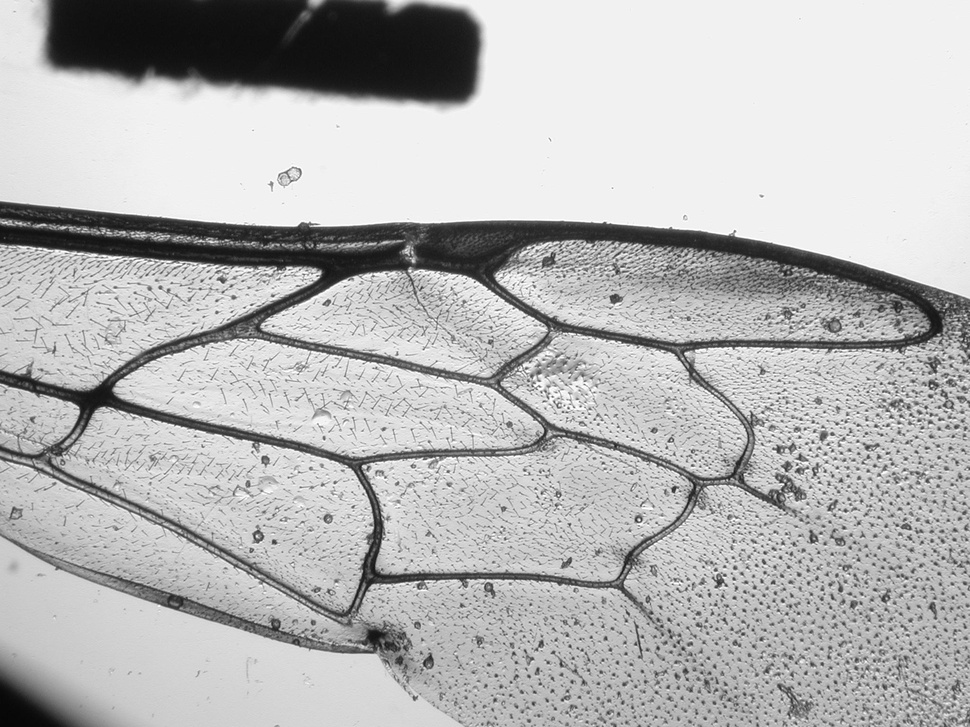
#> input picture datas/test/01_inf.jpg, 970 x 727 px, shrunk from 2048 x 1536 before the run; its folder holds only this picture in this run
$ python -i EdgeDetection.py   (imports and definitions only)
#> lines starting #> are read from the running program, lines starting #| are printed output that depends on the picture; after the words box and inside, x2 and y2 are one past the last pixel; in counts of white or black regions, pixels touching at a corner belong together
#! /bin/python3

import ImageLoader as IL
import cv2
import numpy as np
import matplotlib.pyplot as plt

def kernell(i):
    return np.ones((i,i),np.uint8)

def differenceOfGaussian(img, kernSize1, kernSize2):
    g1 = cv2.blur(img, (kernSize1, kernSize1))
    g2 = cv2.blur(img, (kernSize2, kernSize2))
    return g1 - g2;

#
def detectEdges(image):
    im = image
    im = cv2.cvtColor(im, cv2.COLOR_RGB2LAB)

    l,a,b = cv2.split(im)
    im = l
    im = differenceOfGaussian(im, 25, 30)
    im = cv2.bilateralFilter(im, 10, 50, 75)

    im = cv2.erode(im,kernell(3),iterations = 1)

    im = cv2.dilate(im,kernell(2),iterations = 1)
    im = cv2.medianBlur(im, 3)
    im = cv2.medianBlur(im, 3)
    im = cv2.medianBlur(im, 3)
    im = cv2.medianBlur(im, 3)

    im = cv2.dilate(im,kernell(3),iterations = 2)
    im = cv2.medianBlur(im, 3)
    im = cv2.medianBlur(im, 3)

    return im


def histogram(img):
    maxi = int(np.max(img) + 1)
    img = img.flatten()
    res = np.full((maxi), 0)
    for i in range(len(img)):
        res[int(img[i])] += 1
    return res

# create image to substract (it contains only noise)
def getComplement(img):
    height,width = img.shape
    res = np.full((height, width), 0)
    res = np.array(res, dtype=np.int32)
    histi = histogram(img)
    sortedhisto = np.sort(histi)
    # keep only the 3 biggest parts
    mean = sortedhisto[-3]
    for i in range(height):
        for j in range(width):
            valuee = img[i,j]
            # if pixel is part not part of the 3 biggest parts keep it
            if  histi[valuee] < mean:
                res[i,j]  = 255
            else:
                res[i,j]  = 0
    return res

def cleanWingImg(img):
    img1 = detectEdges(img)
    _, img2 = cv2.threshold(img1,127, 255,cv2.THRESH_BINARY)
    _, labels = cv2.connectedComponents(img2)
    cppm = getComplement(labels)
    img3 = np.subtract(img2,cppm)
    img3 = img3.astype(np.uint8)
    img3 = cv2.dilate(img3, kernell(4), iterations = 3)
    img3 = cv2.erode(img3, kernell(4), iterations = 3)
    img3 = cv2.medianBlur(img3, 5)
    return img3

# [19 lines left out: functions allPlot, onePlot, not called in this run]

>>> import cv2
>>> picture = cv2.cvtColor(cv2.imread('../datas/test/01_inf.jpg'), cv2.COLOR_BGR2RGB)
#> picture is the input picture: shape (727, 970, 3); min 6, max 255, mean 182.4
>>> result = cleanWingImg(picture)
#> in differenceOfGaussian, `g1 = cv2.blur(img, (kernSize1, kernSize1))`:
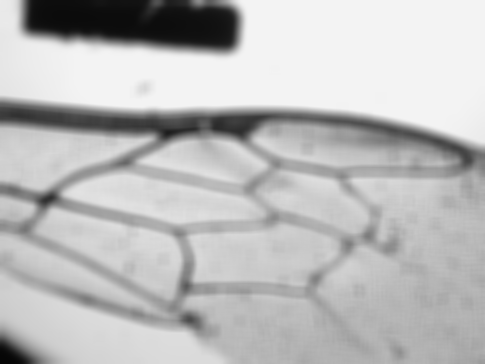
#> g1: shape (727, 970) (shown at 1/2 size); min 5, max 243, mean 186.8
#> in differenceOfGaussian, `return g1 - g2;`:
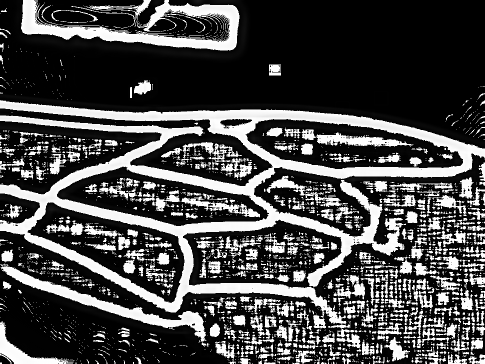
#> returned value: shape (727, 970) (shown at 1/2 size); min 0, max 255, mean 73.8
#> in cleanWingImg, `_, img2 = cv2.threshold(img1,127, 255,cv2.THRESH_BINARY)`:
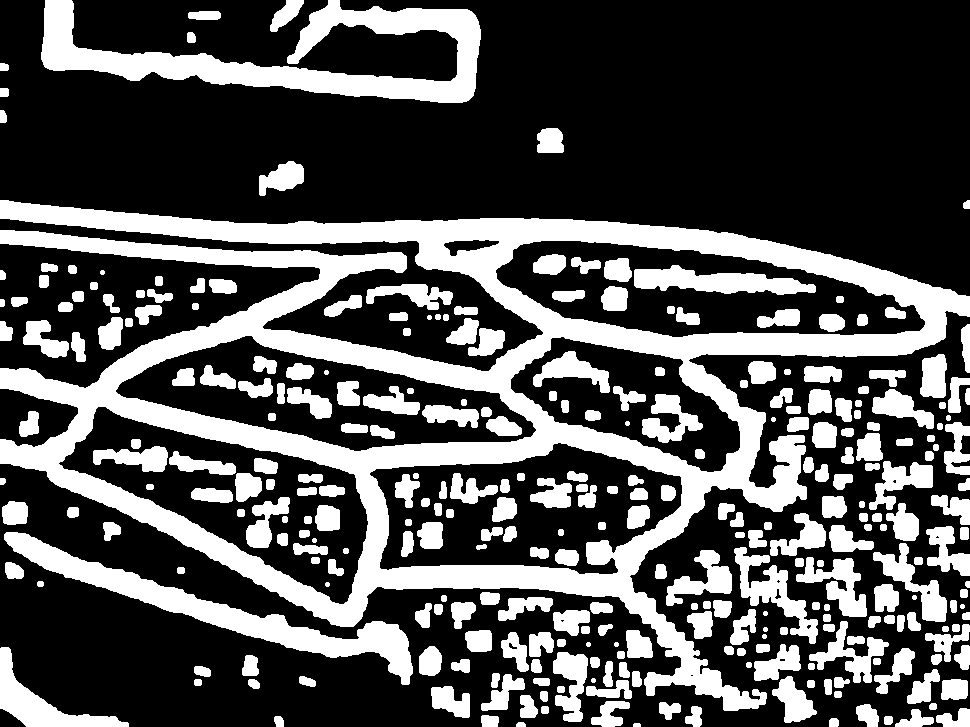
#> img2: shape (727, 970); 32% white; 310 white regions, largest, box (x1, y1, x2, y2) and area: (0, 200, 970, 711) 102600, (41, 0, 481, 103) 16417, (4, 532, 413, 685) 10102
#> in cleanWingImg, `_, labels = cv2.connectedComponents(img2)`:
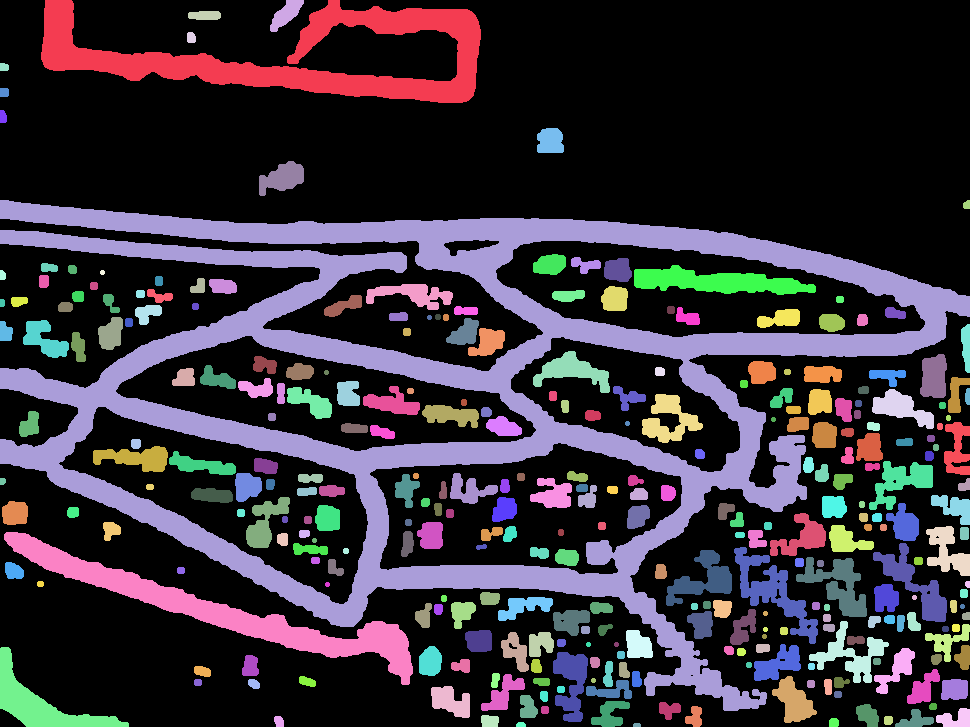
#> labels: shape (727, 970) int32; 311 distinct labels, from 0 to 310; one colour per label, 0 black
#> in histogram, `maxi = int(np.max(img) + 1)`: maxi = 311
#> in histogram, `res = np.full((maxi), 0)`: res = 311 values from 0 to 0
#> after the loop in histogram, `for i in range(len(img)):`: res = 311 values, max 479192 at index 0, min 21 at index 19, mean 2267.5
#> in getComplement, `histi = histogram(img)`: histi has the same summary as res in histogram
#> in getComplement, `sortedhisto = np.sort(histi)`: sortedhisto = 311 values from 21 to 479192
#> in getComplement, `mean = sortedhisto[-3]`: mean = 16417
#> after the loop in getComplement, `for i in range(height):`:
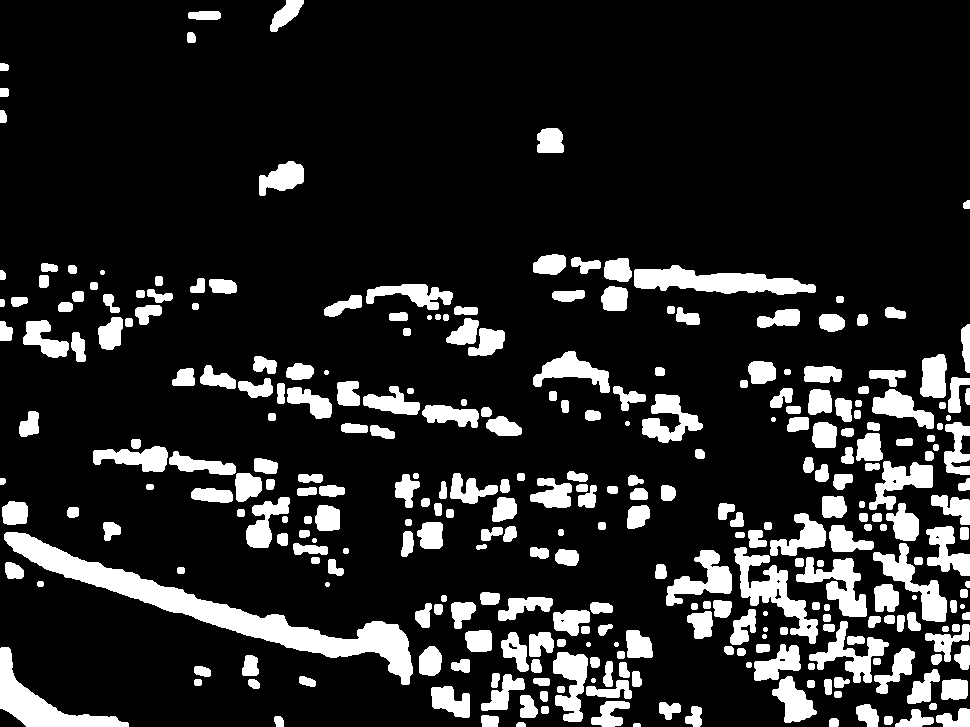
#> res: shape (727, 970) int32; 15.2% white; 308 white regions, largest, box (x1, y1, x2, y2) and area: (4, 532, 413, 685) 10102, (634, 265, 816, 295) 3114, (0, 647, 129, 727) 2993
#> in cleanWingImg, `img3 = cv2.erode(img3, kernell(4), iterations = 3)`:
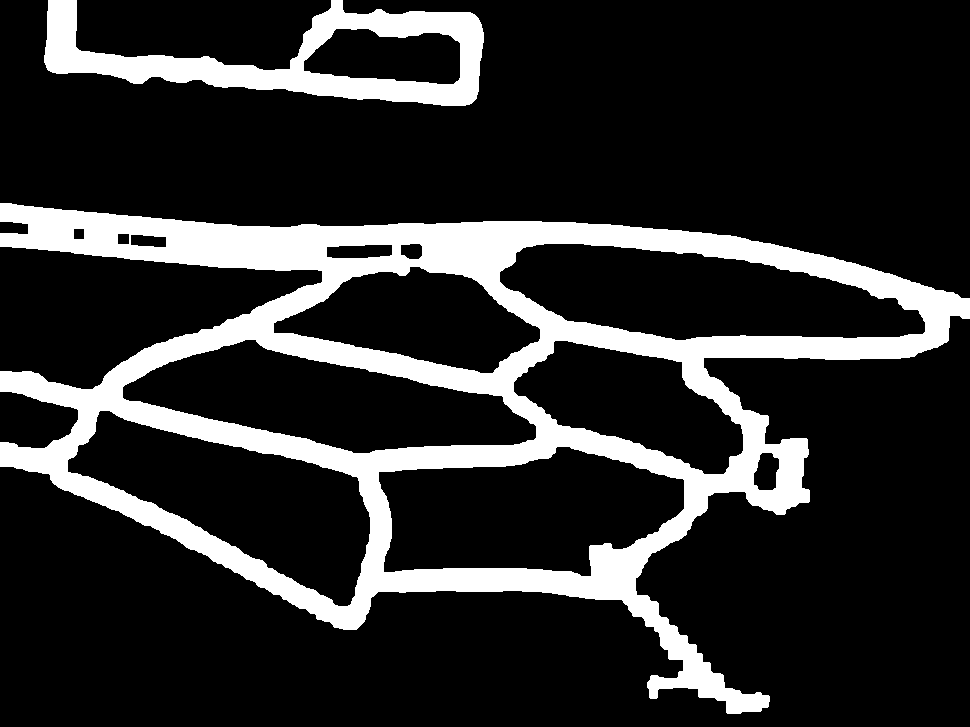
#> img3: shape (727, 970); 17.5% white; 2 white regions, box (x1, y1, x2, y2) and area: (0, 203, 970, 714) 106762, (44, 0, 484, 106) 16714

$ run again, on datas/test/02_inf.jpg
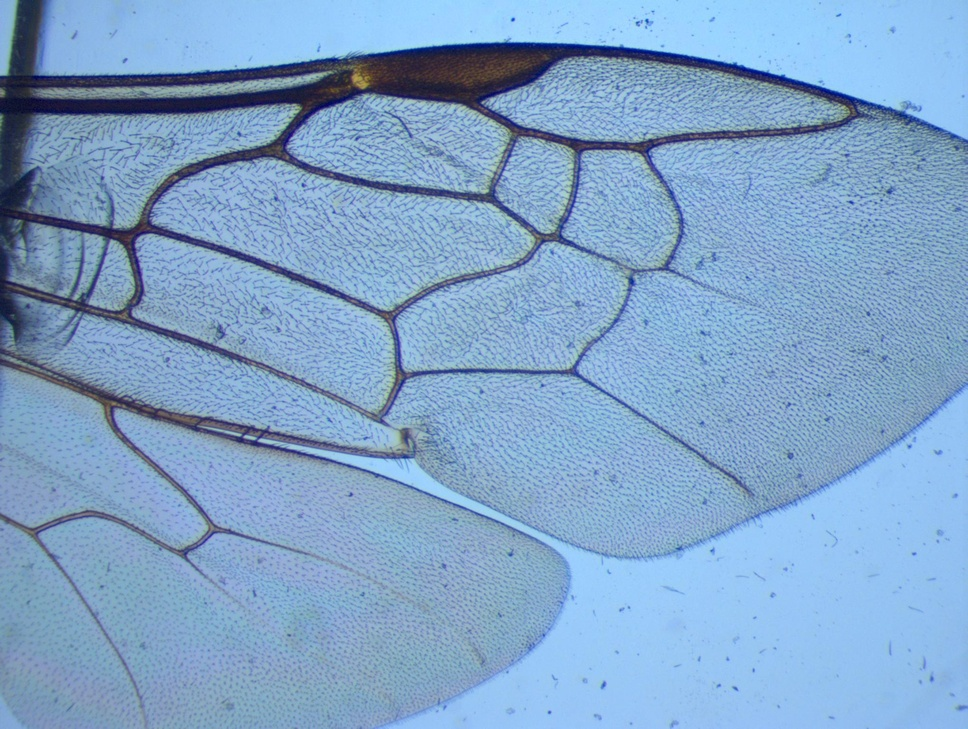
#> input picture datas/test/02_inf.jpg, 968 x 729 px, shrunk from 2039 x 1536 before the run
#> img2: shape (729, 968); 26.6% white; 324 white regions (2 under 20 px), largest, box (x1, y1, x2, y2) and area: (0, 0, 968, 564) 124730, (257, 450, 572, 667) 6291, (41, 545, 156, 729) 3339
#> in cleanWingImg, `_, labels = cv2.connectedComponents(img2)`:
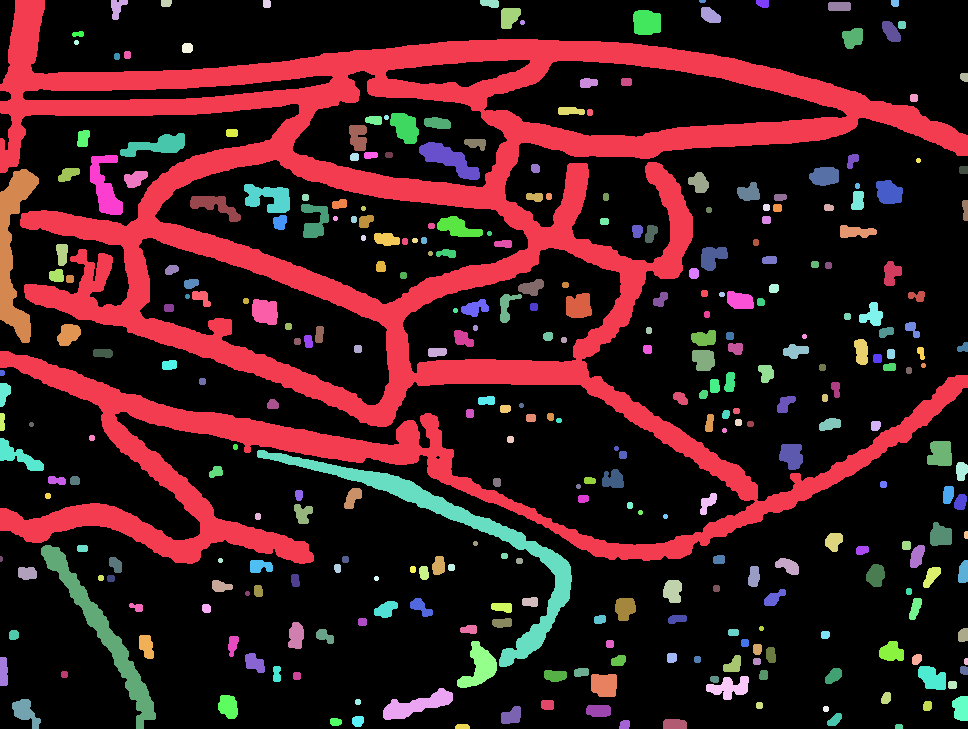
#> labels: shape (729, 968) int32; 325 distinct labels, from 0 to 324; one colour per label, 0 black
#> maxi = 325
#> in histogram, `res = np.full((maxi), 0)`: res = 325 values from 0 to 0
#> after the loop in histogram, `for i in range(len(img)):`: res = 325 values, max 517682 at index 0, min 16 at index 228, mean 2171.3
#> histi has the same summary as res in histogram
#> sortedhisto = 325 values from 16 to 517682
#> mean = 6291
#> in cleanWingImg, `img3 = cv2.medianBlur(img3, 5)`:
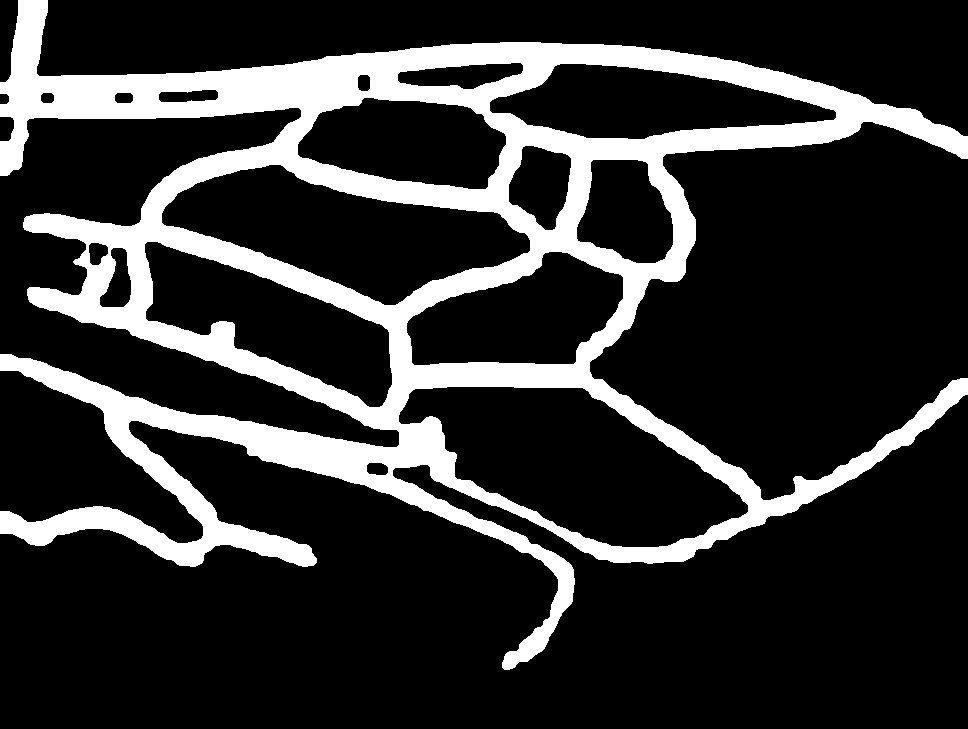
#> img3: shape (729, 968); 19.3% white; 1 white region, box (x1, y1, x2, y2) and area: (0, 0, 968, 670) 136374

$ run again, on datas/test/03_inf.jpg
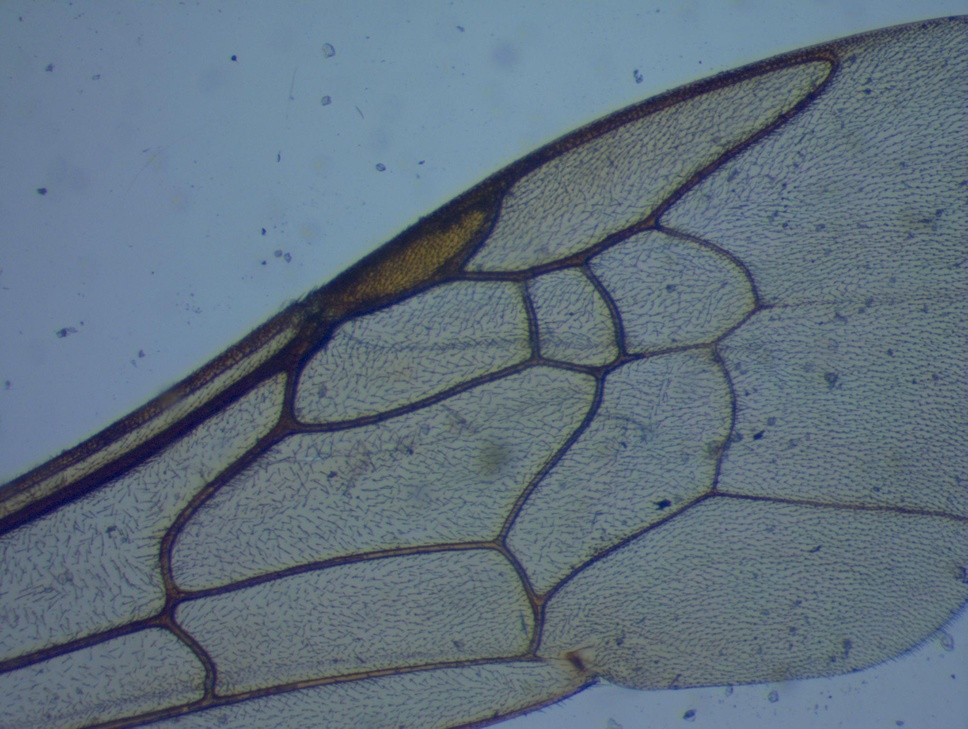
#> input picture datas/test/03_inf.jpg, 968 x 729 px, shrunk from 2039 x 1536 before the run
#> img2: shape (729, 968); 24.7% white; 287 white regions (2 under 20 px), largest, box (x1, y1, x2, y2) and area: (0, 10, 968, 729) 111395, (445, 633, 859, 729) 7899, (353, 333, 512, 361) 2695
#> labels: shape (729, 968) int32; 288 distinct labels, from 0 to 287
#> maxi = 288
#> in histogram, `res = np.full((maxi), 0)`: res = 288 values from 0 to 0
#> after the loop in histogram, `for i in range(len(img)):`: res = 288 values, max 531446 at index 0, min 16 at index 287, mean 2450.2
#> histi has the same summary as res in histogram
#> sortedhisto = 288 values from 16 to 531446
#> mean = 7899
#> after the loop in getComplement, `for i in range(height):`:
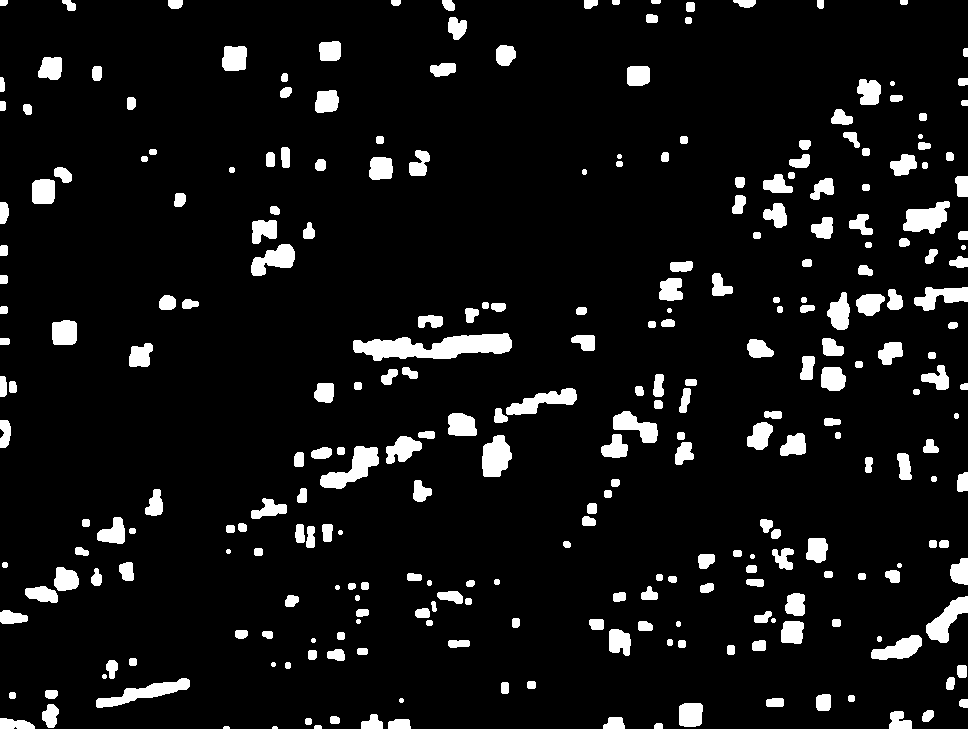
#> res: shape (729, 968) int32; 7.8% white; 285 white regions (2 under 20 px), largest, box (x1, y1, x2, y2) and area: (353, 333, 512, 361) 2695, (320, 446, 379, 489) 1131, (96, 678, 190, 708) 1038
#> in cleanWingImg, `img3 = cv2.erode(img3, kernell(4), iterations = 3)`:
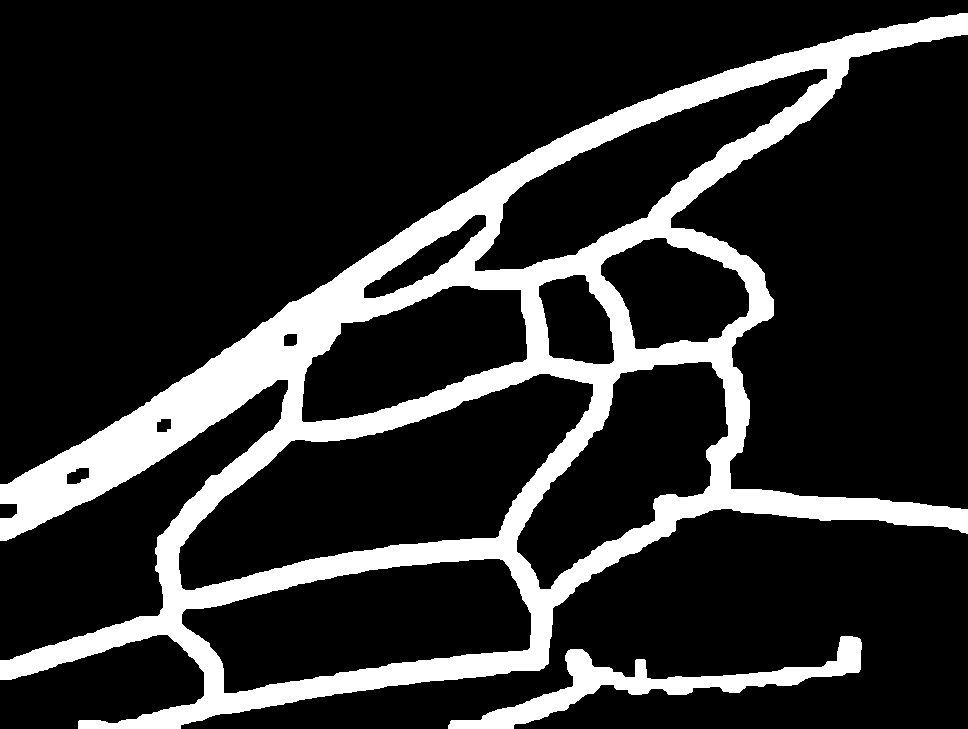
#> img3: shape (729, 968); 17.5% white; 2 white regions, box (x1, y1, x2, y2) and area: (0, 13, 968, 729) 115691, (448, 636, 862, 729) 7982
